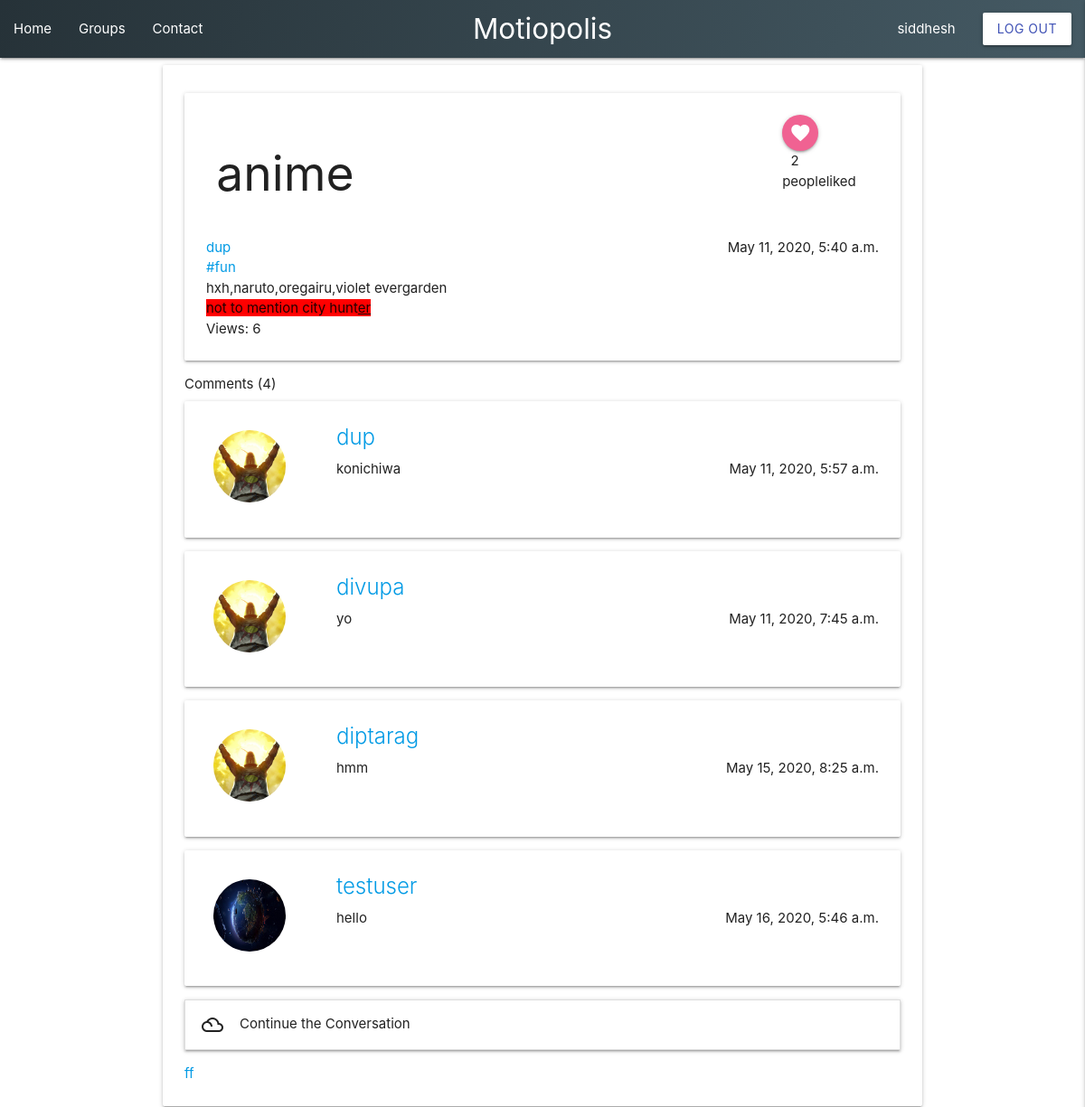
Page /post/2/ (signed in) on the committed database.
### Post/models.py (models this page shows, shortened)
class Post(models.Model):
	title = models.CharField(max_length=100)
	content = models.TextField()
	date_posted = models.DateTimeField(default=timezone.now)
	author = models.ForeignKey(User, on_delete=models.CASCADE)
	views = models.ManyToManyField(User, related_name='post_views', blank = True)
	likers = models.ManyToManyField(User, related_name = 'likers', blank = True)
	tags = models.ManyToManyField(Tag, related_name = 'tags', blank = True)

class Comment(models.Model):
	content = models.TextField()
	date_posted = models.DateTimeField(default=timezone.now)
	author = models.ForeignKey(User, on_delete=models.CASCADE)
	post = models.ForeignKey(Post, on_delete=models.CASCADE)
	likes = models.ManyToManyField(User, related_name = 'likes', blank = True)

### Tag/models.py (models this page shows)
class Tag(models.Model):
    name = models.CharField(max_length=50)
    def __str__(self):
        return self.name

### user/models.py (models this page shows, shortened)
class Profile(models.Model):
    user = models.OneToOneField(User, on_delete=models.CASCADE)
    image = models.ImageField(default='default.jpg', upload_to='profile_pics')
    bio = models.TextField(unique=False, default=" ")
    country = models.CharField(max_length=50, default=" ")
    regnum = models.IntegerField(default=0)
    gender = models.IntegerField(choices=SEX, default=0)
    notif = models.DateTimeField(blank=True, default=timezone.now)
    tags = models.ManyToManyField(Tag,related_name='user_tags',blank=True)

### Post/views.py (the view)
# urls.py: path('post/<int:pk>/', PostDetailView.as_view(), name='post-detail'),
class PostDetailView(LoginRequiredMixin,DetailView):
    model = Post
    def get_context_data(self, **kwargs):
        context = super().get_context_data(**kwargs)
        is_liked = False
        if (self.object.likers.filter(username = self.request.user.username).exists()):
            is_liked = True
        else:
            is_liked = False
        post = self.object
        if not self.request.user in self.object.views.all() and self.request.user.is_authenticated:
            self.object.views.add(self.request.user)
        options = PollChoice.objects.filter(poll=self.object)
        uchoice = ''
        total = 0
        for index, op in enumerate(options):
            total = total + op.voters.count()
            if self.request.user in op.voters.all():
                uchoice=op
        context['uchoice']=uchoice
        context['total']=total
        context['options']=options
        context['poll']=self.object
        context['comments'] = Comment.objects.filter(post = self.object)
        context['is_liked'] = is_liked
        context['post']  = post
        context['tags'] = post.tags.all
        return context

### Post/templates/Post/post_detail.html (shortened to what this page needs)
{%  extends "base.html" %}
{% load mathfilters %}
{% block content %}
<div class="container">
    <div class="card">
        <div class="card-content">
            <div class="card">
                <div class="card-content">
                    <div class="row">
                        <div class="col s10 l10 ">
                            <h2>{{ object.title }}</h2>
                        </div>
                        <div class="col s1 l1 ">
                            <div class="center-align">
                                <div id="like-section"> {% include 'Post/like-section.html' %} </div>
                            </div>
                        </div>
                        <div class="col s1 l1 ">
                        </div>
                    </div>
                    <a class="mr-2" href="{% url 'profile' slug=object.author.username %}">{{ object.author }}</a>
                    <p class="right">{{ object.date_posted }}</p>
                    <p>
                        {% for tag in tags %}
                        <a href="{% url 'explore-tag' tag %}"> #{{tag}} </a>
                        {% endfor %}
                    </p>
                    <p class="article-content">{{ object.content|safe }}</p>
                    <p> Views: {{object.views.count}} </p>
                </div>
            </div>
            <div id="comment-section"class="">
                <p class="text-muted"> Comments ({{comments.count}}) </p>
                {% for comment in comments %}
                {% include 'snippets/commentCard.html' %}
                {% endfor %}
            </div>
            <ul class="collapsible">
                <li>
                    <div class="collapsible-header"><i class="material-icons">filter_drama</i>Continue the Conversation</div>
                </li>
            </ul>
            <p> <a href="{% url 'post-comment' object.id%}"> ff</a></p>
        </div>
    </div>
</div>
{% endblock content %}

### templates/snippets/mainNav.html (shortened to what this page needs)
<div class="navbar-fixed ">
    <nav class="nav-wrapper myGradCard">
        <div class="    ">
            <a href="{% url 'blog-home' %}" class="nav-tag center brand-logo">Motiopolis</a>
            <ul class="left hide-on-med-and-down  ">
                <li><a href="{% url 'blog-home' %}" class="nav-tag" >Home</a></li>
                <li><a href="{% url 'group-list' %}" class="nav-tag" >Groups</a></li>
                <li><a href="#mainFooter" class="nav-tag" >Contact</a></li>
            </ul>
            <ul class="right hide-on-med-and-down ">
                {% if user.is_authenticated%}
                <li><a href="{% url 'profile' slug=user.username %}" class="nav-tag"> {{user.username }}</a></li>
                <li><a class="btn white indigo-text waves-effect waves-light" href="{% url 'logout' %}">Log Out</a></li>
                {% else %}
                <li><a class="btn white indigo-text waves-effect waves-light" href="{% url 'login' %}">Login</a></li>
                <li><a class="btn white indigo-text waves-effect waves-light" href="{% url 'register' %}">Register</a></li>
                {% endif %}
            </ul>
        </div>
    </nav>
</div>

### Post/templates/Post/like-section.html (shortened to what this page needs)
<div class="container center">
    {% if user.is_authenticated %}
    <form action = "{% url 'like-post'%}" method = "post">
      {% if not is_liked %}
    <a name = "post_id" id = "like" class = "btn-floating pink lighten-2 " value = "{{post.id}}" type = "submit">     <i id="love" class="material-icons white-text">favorite</i>          </a>
     {% else %}
     <a name = "post_id" id = "like" class = "btn-floating pink lighten-2 " value = "{{post.id}}" type = "submit">     <i id="love" class="material-icons red-text">favorite</i>      </a>
     {% endif %}
     <p>{{post.likers.count}} peopleliked</p>
    </form>
    {% else %}
    <button> {{post.likers.count}} Likes </button>
    {% endif %}
</div>

### templates/snippets/commentCard.html (shortened to what this page needs)
<div class="card horizontal">
    <div class="card-image">
        <div class="circular--landscape">
            <img src="{{comment.author.profile.image.url}}">
        </div>
    </div>
    <div class="card-stacked ">
        <div class="card-content">
            <a class="card-title    " href="{% url 'profile' slug=comment.author.username %}">{{ comment.author }}</a>
            <p class="right">{{ comment.date_posted }}</p>
            <p> {{comment.content }}</p>
        </div>
    </div>
</div>

### templates/base.html (style rules this page uses)
body,html { overflow-x:auto; }

### templates/snippets/mainNav.html (style rules this page uses)
.myGradCard { background: rgb(69, 90, 100); background: linear-gradient(283deg, rgba(69, 90, 100, 1) 0%, rgba(38, 50, 56, 1) 100%); }

### Post/templates/Post/post_detail.html (style rules this page uses)
.circular--landscape { margin: 4vh; display: inline-block; position: relative; max-width: 10vh; max-height: 10vh; height: 10vh; overflow: hidden; border-radius: 50%; }
.circular--landscape img { width: auto; height: 100%; }

### rows in the picture
Post: title "anime", likers.count "2", author "dup", date_posted "May 11, 2020, 5:40 a.m.", content "hxh,naruto,oregairu,violet evergarden not to mention city hunt er", views.count "6"
Tag: name "fun"
Comment: author.profile.image (placeholder picture), author "dup", date_posted "May 11, 2020, 5:57 a.m.", content "konichiwa"
Comment: author.profile.image (placeholder picture), author "divupa", date_posted "May 11, 2020, 7:45 a.m.", content "yo"
Comment: author.profile.image (placeholder picture), author "diptarag", date_posted "May 15, 2020, 8:25 a.m.", content "hmm"
Comment: author.profile.image (picture), author "testuser", date_posted "May 16, 2020, 5:46 a.m.", content "hello"

### other values in the picture
{{ user.username }} "siddhesh"
{{ comments.count }} "4"
